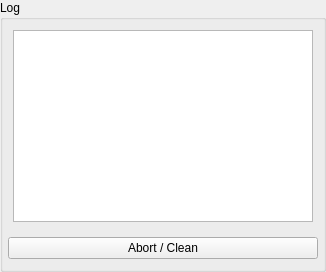
        <widget class="QGroupBox" name="groupBox_4">
         <property name="maximumSize">
          <size>
           <width>16777215</width>
           <height>16777215</height>
          </size>
         </property>
         <property name="title">
          <string>Log</string>
         </property>
         <layout class="QVBoxLayout" name="verticalLayout_4">
          <property name="spacing">
           <number>5</number>
          </property>
          <property name="leftMargin">
           <number>5</number>
          </property>
          <property name="topMargin">
           <number>5</number>
          </property>
          <property name="rightMargin">
           <number>5</number>
          </property>
          <property name="bottomMargin">
           <number>5</number>
          </property>
          <item>
           <widget class="QFrame" name="frame_9">
            <property name="frameShape">
             <enum>QFrame::NoFrame</enum>
            </property>
            <property name="frameShadow">
             <enum>QFrame::Raised</enum>
            </property>
            <layout class="QVBoxLayout" name="verticalLayout_14">
             <property name="spacing">
              <number>5</number>
             </property>
             <property name="leftMargin">
              <number>5</number>
             </property>
             <property name="topMargin">
              <number>5</number>
             </property>
             <property name="rightMargin">
              <number>5</number>
             </property>
             <property name="bottomMargin">
              <number>5</number>
             </property>
             <item>
              <widget class="QTextBrowser" name="textBrowser_log">
               <property name="minimumSize">
                <size>
                 <width>300</width>
                 <height>0</height>
                </size>
               </property>
               <property name="html">
                <string>&lt;!DOCTYPE HTML PUBLIC &quot;-//W3C//DTD HTML 4.0//EN&quot; &quot;http://www.w3.org/TR/REC-html40/strict.dtd&quot;&gt;
&lt;html&gt;&lt;head&gt;&lt;meta name=&quot;qrichtext&quot; content=&quot;1&quot; /&gt;&lt;style type=&quot;text/css&quot;&gt;
p, li { white-space: pre-wrap; }
&lt;/style&gt;&lt;/head&gt;&lt;body style=&quot; font-family:'MS Shell Dlg 2'; font-size:8.25pt; font-weight:400; font-style:normal;&quot;&gt;
&lt;p style=&quot;-qt-paragraph-type:empty; margin-top:0px; margin-bottom:0px; margin-left:0px; margin-right:0px; -qt-block-indent:0; text-indent:0px;&quot;&gt;&lt;br /&gt;&lt;/p&gt;&lt;/body&gt;&lt;/html&gt;</string>
               </property>
              </widget>
             </item>
            </layout>
           </widget>
          </item>
          <item>
           <widget class="QFrame" name="frame_3">
            <property name="frameShape">
             <enum>QFrame::NoFrame</enum>
            </property>
            <property name="frameShadow">
             <enum>QFrame::Raised</enum>
            </property>
            <layout class="QHBoxLayout" name="horizontalLayout_6">
             <property name="spacing">
              <number>12</number>
             </property>
             <property name="leftMargin">
              <number>0</number>
             </property>
             <property name="topMargin">
              <number>5</number>
             </property>
             <property name="rightMargin">
              <number>0</number>
             </property>
             <property name="bottomMargin">
              <number>5</number>
             </property>
             <item>
              <widget class="QPushButton" name="pushButton_abort">
               <property name="text">
                <string>Abort / Clean</string>
               </property>
               <property name="flat">
                <bool>false</bool>
               </property>
              </widget>
             </item>
            </layout>
           </widget>
          </item>
         </layout>
        </widget>
